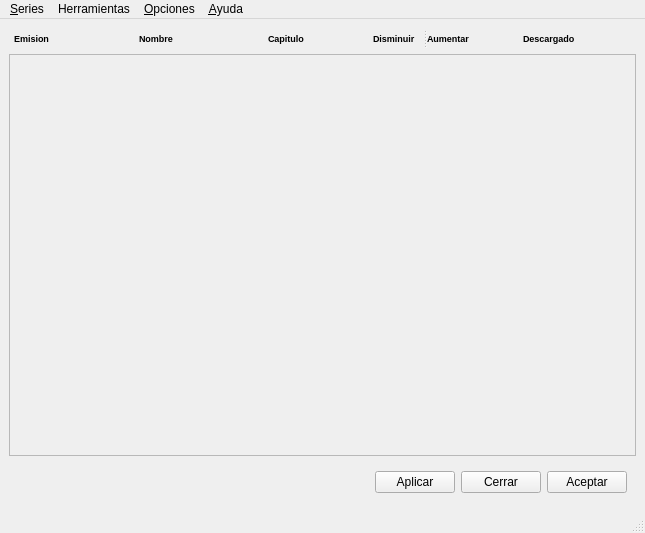
<?xml version="1.0" encoding="UTF-8"?>
<ui version="4.0">
 <class>MainWindow</class>
 <widget class="QMainWindow" name="MainWindow">
  <property name="geometry">
   <rect>
    <x>0</x>
    <y>0</y>
    <width>645</width>
    <height>533</height>
   </rect>
  </property>
  <property name="windowTitle">
   <string>MainWindow</string>
  </property>
  <property name="windowIcon">
   <iconset resource="fatcow.qrc">
    <normaloff>:/Iconos/Icons/fatcow/Principal.png</normaloff>:/Iconos/Icons/fatcow/Principal.png</iconset>
  </property>
  <widget class="QWidget" name="centralwidget">
   <layout class="QGridLayout" name="gridLayout">
    <item row="0" column="0">
     <layout class="QGridLayout" name="gridLayout_2">
      <property name="sizeConstraint">
       <enum>QLayout::SetDefaultConstraint</enum>
      </property>
      <item row="0" column="6">
       <widget class="QSplitter" name="splitter">
        <property name="orientation">
         <enum>Qt::Horizontal</enum>
        </property>
        <widget class="QLabel" name="label_4">
         <property name="sizePolicy">
          <sizepolicy hsizetype="Minimum" vsizetype="Minimum">
           <horstretch>0</horstretch>
           <verstretch>0</verstretch>
          </sizepolicy>
         </property>
         <property name="maximumSize">
          <size>
           <width>50</width>
           <height>50</height>
          </size>
         </property>
         <property name="font">
          <font>
           <pointsize>7</pointsize>
           <weight>75</weight>
           <bold>true</bold>
          </font>
         </property>
         <property name="text">
          <string>Disminuir</string>
         </property>
        </widget>
        <widget class="QLabel" name="label_5">
         <property name="maximumSize">
          <size>
           <width>50</width>
           <height>50</height>
          </size>
         </property>
         <property name="font">
          <font>
           <pointsize>7</pointsize>
           <weight>75</weight>
           <bold>true</bold>
          </font>
         </property>
         <property name="text">
          <string>Aumentar</string>
         </property>
        </widget>
       </widget>
      </item>
      <item row="0" column="1">
       <spacer name="horizontalSpacer_2">
        <property name="orientation">
         <enum>Qt::Horizontal</enum>
        </property>
        <property name="sizeType">
         <enum>QSizePolicy::Fixed</enum>
        </property>
        <property name="sizeHint" stdset="0">
         <size>
          <width>50</width>
          <height>20</height>
         </size>
        </property>
       </spacer>
      </item>
      <item row="0" column="2">
       <widget class="QLabel" name="label_2">
        <property name="font">
         <font>
          <pointsize>7</pointsize>
          <weight>75</weight>
          <bold>true</bold>
         </font>
        </property>
        <property name="text">
         <string>Nombre</string>
        </property>
       </widget>
      </item>
      <item row="0" column="0">
       <widget class="QLabel" name="label">
        <property name="font">
         <font>
          <pointsize>7</pointsize>
          <weight>75</weight>
          <bold>true</bold>
         </font>
        </property>
        <property name="text">
         <string>  Emision</string>
        </property>
        <property name="wordWrap">
         <bool>false</bool>
        </property>
       </widget>
      </item>
      <item row="0" column="4">
       <widget class="QLabel" name="label_3">
        <property name="font">
         <font>
          <pointsize>7</pointsize>
          <weight>75</weight>
          <bold>true</bold>
         </font>
        </property>
        <property name="text">
         <string>Capitulo</string>
        </property>
       </widget>
      </item>
      <item row="0" column="3">
       <spacer name="horizontalSpacer_3">
        <property name="orientation">
         <enum>Qt::Horizontal</enum>
        </property>
        <property name="sizeType">
         <enum>QSizePolicy::Fixed</enum>
        </property>
        <property name="sizeHint" stdset="0">
         <size>
          <width>50</width>
          <height>20</height>
         </size>
        </property>
       </spacer>
      </item>
      <item row="0" column="5">
       <spacer name="horizontalSpacer_4">
        <property name="orientation">
         <enum>Qt::Horizontal</enum>
        </property>
        <property name="sizeType">
         <enum>QSizePolicy::Fixed</enum>
        </property>
        <property name="sizeHint" stdset="0">
         <size>
          <width>25</width>
          <height>20</height>
         </size>
        </property>
       </spacer>
      </item>
      <item row="0" column="7">
       <spacer name="horizontalSpacer_5">
        <property name="orientation">
         <enum>Qt::Horizontal</enum>
        </property>
        <property name="sizeType">
         <enum>QSizePolicy::Fixed</enum>
        </property>
        <property name="sizeHint" stdset="0">
         <size>
          <width>40</width>
          <height>20</height>
         </size>
        </property>
       </spacer>
      </item>
      <item row="0" column="8">
       <widget class="QLabel" name="label_6">
        <property name="font">
         <font>
          <pointsize>7</pointsize>
          <weight>75</weight>
          <bold>true</bold>
         </font>
        </property>
        <property name="text">
         <string>Descargado</string>
        </property>
       </widget>
      </item>
      <item row="0" column="9">
       <spacer name="horizontalSpacer_6">
        <property name="orientation">
         <enum>Qt::Horizontal</enum>
        </property>
        <property name="sizeType">
         <enum>QSizePolicy::Fixed</enum>
        </property>
        <property name="sizeHint" stdset="0">
         <size>
          <width>40</width>
          <height>20</height>
         </size>
        </property>
       </spacer>
      </item>
     </layout>
    </item>
    <item row="1" column="0">
     <widget class="QScrollArea" name="scrollArea">
      <property name="widgetResizable">
       <bool>true</bool>
      </property>
      <widget class="QWidget" name="scrollAreaWidgetContents">
       <property name="geometry">
        <rect>
         <x>0</x>
         <y>0</y>
         <width>629</width>
         <height>402</height>
        </rect>
       </property>
      </widget>
     </widget>
    </item>
    <item row="2" column="0">
     <widget class="QWidget" name="WidgetBotones" native="true">
      <layout class="QHBoxLayout" name="LayoutBotones">
       <item>
        <widget class="QLabel" name="label_Info">
         <property name="text">
          <string/>
         </property>
        </widget>
       </item>
       <item>
        <spacer name="horizontalSpacer">
         <property name="orientation">
          <enum>Qt::Horizontal</enum>
         </property>
         <property name="sizeHint" stdset="0">
          <size>
           <width>40</width>
           <height>20</height>
          </size>
         </property>
        </spacer>
       </item>
       <item>
        <widget class="QPushButton" name="pushButtonAplicar">
         <property name="text">
          <string>Aplicar</string>
         </property>
         <property name="icon">
          <iconset resource="fatcow.qrc">
           <normaloff>:/Iconos/Icons/fatcow/accept_button.png</normaloff>:/Iconos/Icons/fatcow/accept_button.png</iconset>
         </property>
        </widget>
       </item>
       <item>
        <widget class="QPushButton" name="pushButtonCerrar">
         <property name="text">
          <string>Cerrar</string>
         </property>
         <property name="icon">
          <iconset resource="fatcow.qrc">
           <normaloff>:/Iconos/Icons/fatcow/cancel.png</normaloff>:/Iconos/Icons/fatcow/cancel.png</iconset>
         </property>
        </widget>
       </item>
       <item>
        <widget class="QPushButton" name="pushButtonAceptar">
         <property name="text">
          <string>Aceptar</string>
         </property>
         <property name="icon">
          <iconset resource="fatcow.qrc">
           <normaloff>:/Iconos/Icons/fatcow/file_save_as.png</normaloff>:/Iconos/Icons/fatcow/file_save_as.png</iconset>
         </property>
        </widget>
       </item>
      </layout>
     </widget>
    </item>
   </layout>
  </widget>
  <widget class="QMenuBar" name="menubar">
   <property name="geometry">
    <rect>
     <x>0</x>
     <y>0</y>
     <width>645</width>
     <height>27</height>
    </rect>
   </property>
   <widget class="QMenu" name="menuOpciones">
    <property name="title">
     <string>&amp;Opciones</string>
    </property>
    <widget class="QMenu" name="menuVaciar_log">
     <property name="title">
      <string>Vaciar log</string>
     </property>
     <addaction name="actionLogNewpct1"/>
     <addaction name="actionLogShowrss"/>
     <addaction name="actionLogDescargas"/>
     <addaction name="separator"/>
     <addaction name="actionLogTodos"/>
    </widget>
    <addaction name="actionPreferencias"/>
    <addaction name="actionNotificaciones"/>
    <addaction name="menuVaciar_log"/>
    <addaction name="actionAsistente_inicial"/>
   </widget>
   <widget class="QMenu" name="menuAyuda">
    <property name="title">
     <string>&amp;Ayuda</string>
    </property>
    <addaction name="actionAcerca_de"/>
   </widget>
   <widget class="QMenu" name="menuSeries">
    <property name="title">
     <string>&amp;Series</string>
    </property>
    <widget class="QMenu" name="menuModificar_Series">
     <property name="title">
      <string>Modificar Series</string>
     </property>
     <addaction name="actionModificacion_masiva"/>
     <addaction name="actionModificacion_individual"/>
    </widget>
    <addaction name="actionSeries_Activas"/>
    <addaction name="menuModificar_Series"/>
    <addaction name="actionInsertar_Serie"/>
    <addaction name="actionRevisar_Estados"/>
    <addaction name="separator"/>
    <addaction name="actionSalir"/>
   </widget>
   <widget class="QMenu" name="menuHerramientas">
    <property name="title">
     <string>Herramientas</string>
    </property>
    <addaction name="actionActualizar_bd_de_Imdb"/>
    <addaction name="actionDescarga_Automatica"/>
    <addaction name="actionDescargar_Serie_Completa"/>
    <addaction name="actionExportar_backup_de_la_bd"/>
    <addaction name="actionImportar_backup_de_la_bd"/>
    <addaction name="actionAbrir_carpeta_de_datos"/>
   </widget>
   <addaction name="menuSeries"/>
   <addaction name="menuHerramientas"/>
   <addaction name="menuOpciones"/>
   <addaction name="menuAyuda"/>
  </widget>
  <widget class="QStatusBar" name="statusbar"/>
  <action name="actionInsertar">
   <property name="text">
    <string>Insertar</string>
   </property>
  </action>
  <action name="actionTodasA">
   <property name="text">
    <string>Todas</string>
   </property>
  </action>
  <action name="actionSiguiendoA">
   <property name="text">
    <string>Siguiendo</string>
   </property>
  </action>
  <action name="actionEn_EsperaA">
   <property name="text">
    <string>En Espera</string>
   </property>
  </action>
  <action name="actionAcerca_de">
   <property name="text">
    <string>Acerca de</string>
   </property>
  </action>
  <action name="actionSeries_Activas">
   <property name="text">
    <string>Series Activas</string>
   </property>
  </action>
  <action name="actionTodasL">
   <property name="text">
    <string>Todas</string>
   </property>
  </action>
  <action name="actionSiguiendoL">
   <property name="text">
    <string>Siguiendo</string>
   </property>
  </action>
  <action name="actionActivasL">
   <property name="text">
    <string>Activas</string>
   </property>
  </action>
  <action name="actionPreferencias">
   <property name="text">
    <string>Preferencias</string>
   </property>
  </action>
  <action name="actionInsertar_Serie">
   <property name="text">
    <string>Insertar Serie</string>
   </property>
  </action>
  <action name="actionModificacion_masiva">
   <property name="text">
    <string>Modificacion masiva</string>
   </property>
  </action>
  <action name="actionModificacion_individual">
   <property name="text">
    <string>Modificacion individual</string>
   </property>
  </action>
  <action name="actionEn_Proceos">
   <property name="text">
    <string>En Proceso</string>
   </property>
  </action>
  <action name="actionActualizar_bd_de_Imdb">
   <property name="text">
    <string>Actualizar bd de Imdb</string>
   </property>
  </action>
  <action name="actionNewpct1">
   <property name="text">
    <string>Newpct1</string>
   </property>
  </action>
  <action name="actionShowRss">
   <property name="text">
    <string>ShowRss</string>
   </property>
  </action>
  <action name="actionActualizar_Serie">
   <property name="text">
    <string>Actualizar Serie</string>
   </property>
  </action>
  <action name="actionId_de_Opcion">
   <property name="text">
    <string>Id de Opcion</string>
   </property>
  </action>
  <action name="actionRevisar_Estados">
   <property name="text">
    <string>Revisar Estados</string>
   </property>
  </action>
  <action name="actionSalir">
   <property name="text">
    <string>Salir</string>
   </property>
  </action>
  <action name="actionNotificaciones">
   <property name="text">
    <string>Notificaciones</string>
   </property>
  </action>
  <action name="actionLogNewpct1">
   <property name="text">
    <string>Newpct1</string>
   </property>
  </action>
  <action name="actionLogShowrss">
   <property name="text">
    <string>Showrss</string>
   </property>
  </action>
  <action name="actionLogDescargas">
   <property name="text">
    <string>Descargas</string>
   </property>
  </action>
  <action name="actionLogTodos">
   <property name="text">
    <string>Todos</string>
   </property>
  </action>
  <action name="actionDescargar_Serie_Completa">
   <property name="text">
    <string>Descargar Serie Completa</string>
   </property>
  </action>
  <action name="actionExportar_backup_de_la_bd">
   <property name="text">
    <string>Exportar backup de la bd</string>
   </property>
  </action>
  <action name="actionImportar_backup_de_la_bd">
   <property name="text">
    <string>Importar backup de la bd</string>
   </property>
  </action>
  <action name="actionAbrir_carpeta_de_datos">
   <property name="text">
    <string>Abrir carpeta de datos</string>
   </property>
  </action>
  <action name="actionDescarga_Automatica">
   <property name="text">
    <string>Descarga Automatica</string>
   </property>
  </action>
  <action name="actionAsistente_inicial">
   <property name="text">
    <string>Asistente inicial</string>
   </property>
  </action>
 </widget>
 <resources>
  <include location="fatcow.qrc"/>
 </resources>
 <connections/>
</ui>
